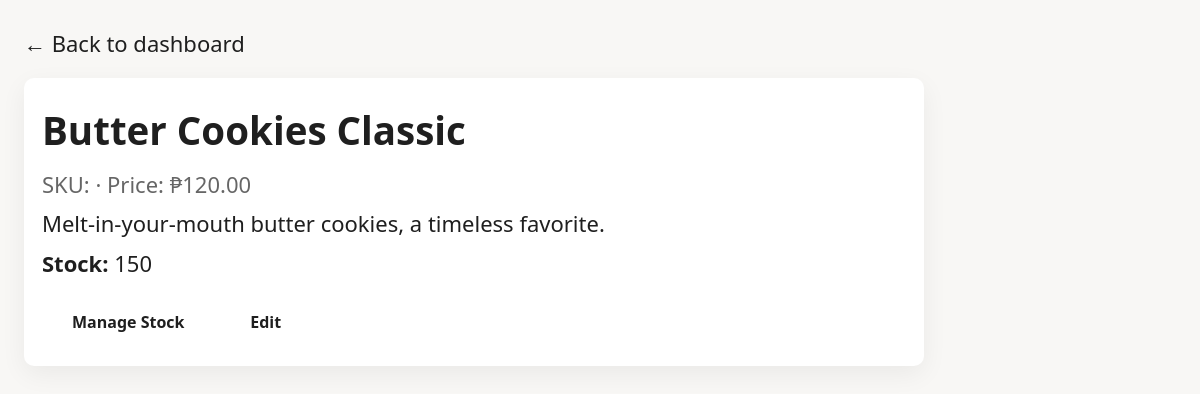
The page /product_view.php?id=3 (signed in) on the database its author committed.
### tables this page shows
CREATE TABLE `products` (
  `id` int(11) NOT NULL,
  `category_id` int(11) NOT NULL,
  `name` varchar(200) NOT NULL,
  `description` text DEFAULT NULL,
  `price` decimal(10,2) NOT NULL,
  `original_price` decimal(10,2) DEFAULT NULL,
  `stock_quantity` int(11) DEFAULT 0,
  `image_url` varchar(255) DEFAULT NULL,
  `additional_images` text DEFAULT NULL,
  `is_featured` tinyint(1) DEFAULT 0,
  `is_active` tinyint(1) DEFAULT 1,
  `weight` varchar(50) DEFAULT NULL,
  `ingredients` text DEFAULT NULL,
  `allergens` varchar(255) DEFAULT NULL,
  `shelf_life` varchar(100) DEFAULT NULL,
  `created_at` timestamp NOT NULL DEFAULT current_timestamp(),
  `updated_at` timestamp NOT NULL DEFAULT current_timestamp() ON UPDATE current_timestamp()
);

### config/config.php (called while the page is built, shortened)
<?php
function format_price($price) {
    return '₱' . number_format($price, 2);
}

### product_view.php (the view, shortened to what this page needs)
<?php
require_once __DIR__ . '/../config/config.php';
$db = Database::getInstance()->getConnection();
$id = (int)($_GET['id'] ?? 0);
$product = null;
if ($id) {
    try {
        $stmt = $db->prepare('SELECT * FROM products WHERE id = :id LIMIT 1');
        $stmt->execute([':id' => $id]);
        $product = $stmt->fetch(PDO::FETCH_ASSOC);
    } catch (Throwable $e) { $product = null; }
}
?>
<!doctype html>
<html>
<head>
    <link rel="stylesheet" href="../css/style.css">
</head>
<body style="padding:24px;font-family:Segoe UI, Tahoma, sans-serif;background:#f8f7f5">
    <a href="dashboard.php">← Back to dashboard</a>
    <div style="max-width:900px;margin-top:14px;background:#fff;padding:18px;border-radius:10px;box-shadow:0 8px 26px rgba(0,0,0,0.06)">
        <?php if (!$product): ?>
            <h2>Product not found</h2>
            <p>No product matches that ID.</p>
        <?php else: ?>
            <h2><?php echo htmlspecialchars($product['name'] ?? ''); ?></h2>
            <p style="color:#666">SKU: <?php echo htmlspecialchars($product['sku'] ?? ''); ?> · Price: <?php echo format_price($product['price'] ?? 0); ?></p>
            <p><?php echo nl2br(htmlspecialchars($product['description'] ?? '')); ?></p>
            <p><strong>Stock:</strong> <?php echo (int)($product['stock_quantity'] ?? 0); ?></p>
            <div style="margin-top:12px">
                <a class="btn" href="real_time_inventory.php">Manage Stock</a>
                <a class="btn ghost" href="product_view.php?id=<?php echo (int)$id; ?>&edit=1">Edit</a>
            </div>
        <?php endif; ?>
    </div>
</body>
</html>

### css/style.css (style rules this page uses)
:root { --primary-color: #D4AF37; --secondary-color: #B8860B; --accent-color: #F5E6B1; --text-dark: #1f1f1f; --text-light: #585858; --bg-light: #f9f7f4; --white: #ffffff; --border-color: #e5e5e5; --success: #4caf50; --danger: #f44336; --warning: #ff9800; --shadow: 0 2px 10px rgba(0, 0, 0, 0.1); --shadow-hover: 0 4px 20px rgba(0, 0, 0, 0.15); --transition: all 0.3s ease; --ui-font: 'Segoe UI', Tahoma, 'Helvetica Neue', Arial, sans-serif; --heading-font: 'Segoe UI', Tahoma, 'Helvetica Neue', Arial, sans-serif; --font-size-base: 22px; --line-height-base: 1.8; }
* { margin: 0; padding: 0; box-sizing: border-box; }
body { font-family: var(--ui-font); line-height: var(--line-height-base); color: var(--text-dark); background-color: var(--white); }
html { font-size: var(--font-size-base); }
a { text-decoration: none; color: inherit; transition: var(--transition); }
h2 { font-size: 1.75rem; }
body, p, li, a, input, textarea, button { font-size: 1rem; }
.btn { font-size: 1.05rem; padding: 14px 34px; }
.btn { display: inline-block; padding: 12px 30px; border-radius: 5px; font-weight: 600; text-align: center; cursor: pointer; border: none; transition: var(--transition); font-size: 16px; }

### rows shown on the page
products: name "Butter Cookies Classic", price "₱120.00", description "Melt-in-your-mouth butter cookies, a timeless favorite.", stock_quantity "150"
